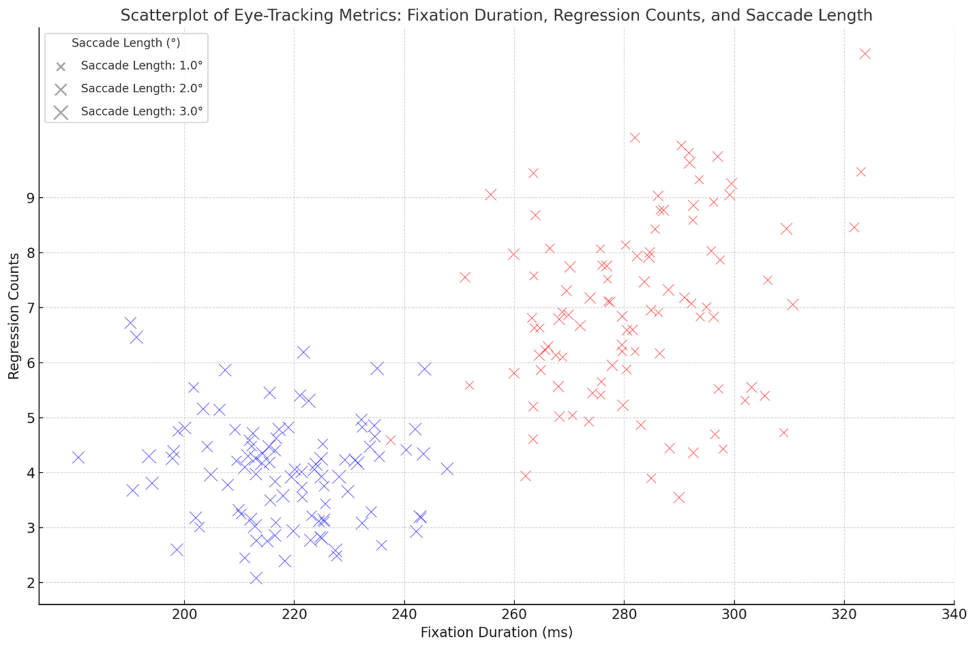
#> input picture figure2_original.jpeg, 1950 x 1296 px (shown at 1/2 size)
$ python extract_points.py
#> lines starting #> are read from the running program, lines starting #| are printed output that depends on the picture; after the words box and inside, x2 and y2 are one past the last pixel; in counts of white or black regions, pixels touching at a corner belong together
#> in extract, image is the input picture: shape (1296, 1950, 3); mean B, G, R 251.3, 250.8, 251.2
#!/usr/bin/env python3
"""Digitise Figure 2 using image evidence only (no RNG values or model-assisted edits).

Usage: python extract_points.py [--image figure2_original.jpeg] [--outdir outputs]
Pixel origin: upper-left; x increases right, y increases down. The hard-coded
labelled tick neighborhoods and plot bounds are specific to the supplied JPEG.
"""
import argparse
import hashlib
import json
from pathlib import Path

import cv2
import numpy as np
import pandas as pd
from scipy.spatial.distance import cdist
from skimage.feature import peak_local_max

HERE = Path(__file__).resolve().parent


def color_excess(image, color):
    """Separate blue/red ink from gray axes, grid and background (OpenCV BGR)."""
    b, g, r = image.astype(float).transpose(2, 0, 1)
    return np.maximum(0, b - np.maximum(r, g) if color == 'blue'
                      else r - np.maximum(b, g))


def calibrate(image):
    """Fit pixel = slope * axis_value + intercept from labelled grid lines."""
    gray = cv2.cvtColor(image, cv2.COLOR_BGR2GRAY)
    x_ticks, y_ticks = [], []
    # Labels were read directly from the original figure; positions are localized
    # within +/-4 pixels of the manually identified grid-line neighborhoods.
    for value, guess in zip(range(200, 321, 20),
                            [368, 588, 808, 1028, 1248, 1468, 1688]):
        positions = np.arange(guess - 4, guess + 5)
        weights = (255 - gray[300:1180, guess - 4:guess + 5]).mean(axis=0)
        x_ticks.append([value, float(np.average(positions, weights=weights))])
#> this loop made 7 passes
#> weights on passes 1 to 7: [2.87, 2.3, 2.12, 2.92, 24.51, 17.92, 3.72, 1.74, 1.61], [3.6, 5.85, 3.72, 16.67, 26.27, 10.95, 3.76, 3.78, 4.11], [1.51, 2.24, 2.07, 1.95, 19.48, 25.89, 7.12, 1.61, 3.18], [1.82, 3.41, 1.3, 6.68, 25.16, 18.43, 2.47, 2.57, 1.25], [5.75, 4.47, 5.63, 14.4, 28.57, 11.32, 4.51, 5.53, 4.52], [2.24, 2.83, 1.72, 7.76, 23.16, 22.34, 8.22, 2.17, 1.12], [0.801, 0.361, 2.12, 7.59, 25.23, 15.93, 4.41, 0.303, 0.685]
#> after the loop, x_ticks = [[200, 368.2], [220, 587.9], [240, 808.6], [260, 1028.1], [280, 1247.9], [300, 1468.3], [320, 1688.2]]
    for value, guess in zip(range(2, 10),
                            [1165, 1055, 945, 835, 725, 615, 505, 395]):
        positions = np.arange(guess - 4, guess + 5)
        weights = (255 - gray[guess - 4:guess + 5, 100:1900]).mean(axis=1)
        y_ticks.append([value, float(np.average(positions, weights=weights))])
#> this loop made 8 passes
#> (positions, weights) on passes 1 to 6: ([1161, 1162, 1163, 1164, 1165, 1166, 1167, 1168, 1169], [1.74, 1.06, 8.8, 24.2, 20.82, 6.07, 1.31, 0.348, 0.35]), ([1051, 1052, 1053, 1054, 1055, 1056, 1057, 1058, 1059], [3.95, 3.63, 5.36, 15.95, 28.44, 10.56, 3.65, 1.81, 2.14]), ([941, 942, 943, 944, 945, 946, 947, 948, 949], [3.65, 3.62, 3.69, 21.12, 26.95, 8.74, 3.73, 5.09, 3.44]), ([831, 832, 833, 834, 835, 836, 837, 838, 839], [1.3, 2.79, 1.75, 14.35, 26.16, 16.17, 3.71, 2.06, 2.26]), ([721, 722, 723, 724, 725, 726, 727, 728, 729], [1.02, 3.83, 0.848, 10.5, 26.37, 12.23, 2.26, 1.69, 1.7]), ([611, 612, 613, 614, 615, 616, 617, 618, 619], [3.21, 1.86, 8.05, 20.12, 22.74, 10.32, 3.54, 1.68, 1.9])
#> after the loop, y_ticks = [[2, 1164.4], [3, 1054.7], [4, 944.9], [5, 835.1], [6, 725], [7, 614.7], [8, 505.1], [9, 394.9]]
    ax, bx = np.polyfit(*np.array(x_ticks).T, 1)
#> ax = 11; bx = -1831.9
    ay, by = np.polyfit(*np.array(y_ticks).T, 1)
#> ay = -109.9; by = 1384.5
    return dict(x_ticks_value_pixel=x_ticks, y_ticks_value_pixel=y_ticks,
                pixel_x_per_ms=ax, pixel_x_intercept=bx,
                pixel_y_per_regression=ay, pixel_y_intercept=by,
                x_tick_residual_sd_px=float(np.std(np.array(x_ticks)[:, 1] -
                    (ax * np.array(x_ticks)[:, 0] + bx))),
                y_tick_residual_sd_px=float(np.std(np.array(y_ticks)[:, 1] -
                    (ay * np.array(y_ticks)[:, 0] + by))))


def detect_centers(excess, threshold):
    """Require both diagonal arms; suppress nearby peaks, then refine centers."""
    ink = excess.copy()
    ink[:70] = 0
    ink[1200:] = 0
    ink[:, :90] = 0
    ink[:, 1900:] = 0
    mask = (ink > 35).astype('float32')
    responses = []
    radius = 9
    for sign in [-1, 1]:
        kernel = np.zeros((19, 19), np.float32)
        for j in range(-radius, radius + 1):
            kernel[radius + j, radius + sign * j] = 1 / 19
        kernel = cv2.GaussianBlur(kernel, (3, 3), 0.6)
        responses.append(cv2.filter2D(mask, -1, kernel))
    score = np.minimum(*responses)
    peaks = peak_local_max(score, min_distance=9, threshold_abs=threshold)
    centers = []
    for y, x in peaks:
        yy, xx = np.mgrid[y - 6:y + 7, x - 6:x + 7]
        weights = excess[y - 6:y + 7, x - 6:x + 7]
        offsets = []
        for sign in [-1, 1]:
            distance = (yy - y) - sign * (xx - x)
            selected = abs(distance) < 3
            offsets.append(np.sum(distance[selected] * weights[selected]) /
                           max(1, weights[selected].sum()))
        centers.append([x + (offsets[0] - offsets[1]) / 2,
                        y + (offsets[0] + offsets[1]) / 2])
    return np.asarray(centers), score[peaks[:, 0], peaks[:, 1]]


def extract(image_path=HERE / 'figure2_original.jpeg', outdir=HERE / 'outputs'):
    image_path, outdir = Path(image_path), Path(outdir)
    image = cv2.imread(str(image_path))
    if image is None or image.shape != (1296, 1950, 3):
        raise ValueError('Expected the original 1950 x 1296 RGB Figure 2 JPEG.')
    outdir.mkdir(parents=True, exist_ok=True)
    calibration = calibrate(image)
#> calibration = 8 items
    calibration['image_sha256'] = hashlib.sha256(image_path.read_bytes()).hexdigest()
    calibration['detector'] = dict(chroma_cutoff=35, radius=9, min_distance=9,
                                  blue_threshold=0.45, red_threshold=0.30)
    ax, bx = calibration['pixel_x_per_ms'], calibration['pixel_x_intercept']
#> ax = 11; bx = -1831.9
    ay, by = calibration['pixel_y_per_regression'], calibration['pixel_y_intercept']
#> ay = -109.9; by = 1384.5
    records = []
    annotated = image.copy()
    for color, threshold in [('blue', 0.45), ('red', 0.30)]:
        centers, scores = detect_centers(color_excess(image, color), threshold)
        distances = cdist(centers, centers)
        np.fill_diagonal(distances, np.inf)
        for index, ((x, y), score) in enumerate(zip(centers, scores), start=1):
            # Conservative allowances, not confidence intervals. An additional
            # 0.5 pixel allows for axis calibration when converting to data units.
            uncertainty = 1.5 if distances[index - 1].min() > 42 else 3.0
            records.append(dict(group=color, point_id=index, x_pixel=x, y_pixel=y,
                fixation_ms=(x - bx) / ax, regression_count=(y - by) / ay,
                center_uncertainty_px=uncertainty,
                fixation_uncertainty_ms=(uncertainty + 0.5) / ax,
                regression_uncertainty=(uncertainty + 0.5) / abs(ay),
                detection_score=float(score)))
            cv2.circle(annotated, (round(x), round(y)), 6, (0, 120, 0), 1)
            cv2.putText(annotated, str(index), (round(x) + 5, round(y) - 5),
                        cv2.FONT_HERSHEY_SIMPLEX, 0.28, (0, 70, 0), 1)
#> this loop made 2 passes
#> pass 1, in detect_centers, `ink = excess.copy()`:
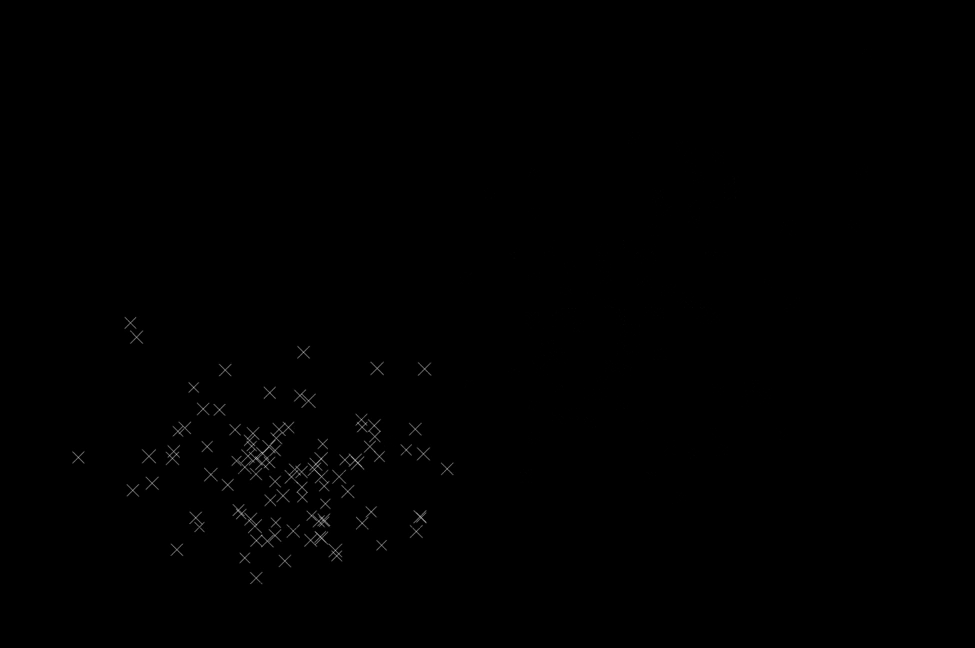
#> ink: shape (1296, 1950) float64 (shown at 1/2 size); min 0, max 227, mean 0.5
#> after the loop:
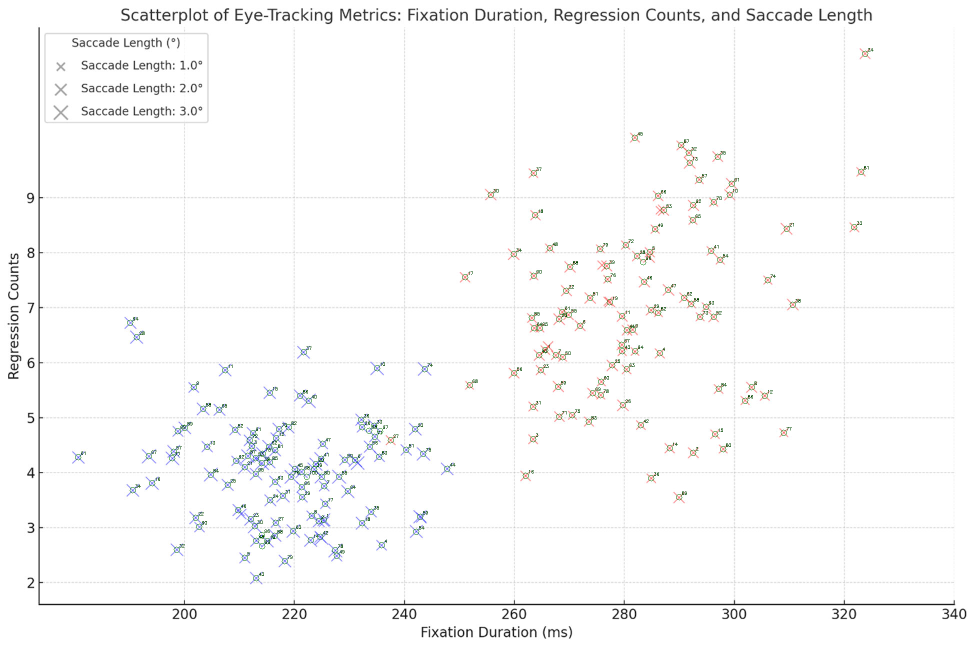
#> annotated: shape (1296, 1950, 3) (shown at 1/2 size); 0.48% of pixels changed, all inside (x1, y1, x2, y2) = (150, 96, 1747, 1163)
#> after the loop:
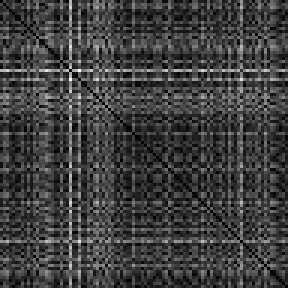
#> distances: shape (96, 96) float64 (shown 3 times larger); 1.04% of the values are NaN or infinite; the others: min 11.18, max 1223.9, mean 317.2; drawn with min black, max white, NaN and infinite black
#> after the loop, records = 196 items
    points = pd.DataFrame(records)
#> points = table of 196 rows and 10 columns
    points.to_csv(outdir / 'recovered_points.csv', index=False)
    (outdir / 'calibration.json').write_text(json.dumps(calibration, indent=2))
    cv2.imwrite(str(outdir / 'detected_points.png'), annotated)
    return points, calibration


if __name__ == '__main__':
    parser = argparse.ArgumentParser(description=__doc__)
    parser.add_argument('--image', type=Path, default=HERE / 'figure2_original.jpeg')
    parser.add_argument('--outdir', type=Path, default=HERE / 'outputs')
    args = parser.parse_args()
    points, calibration = extract(args.image, args.outdir)
#> points = table of 196 rows and 10 columns; calibration = 10 items
    print(points.groupby('group').size().rename('detected_centers').to_string())
#| group
#| blue    100
#| red      96
    print(f'Coordinates, calibration and annotation saved in {args.outdir.resolve()}')
